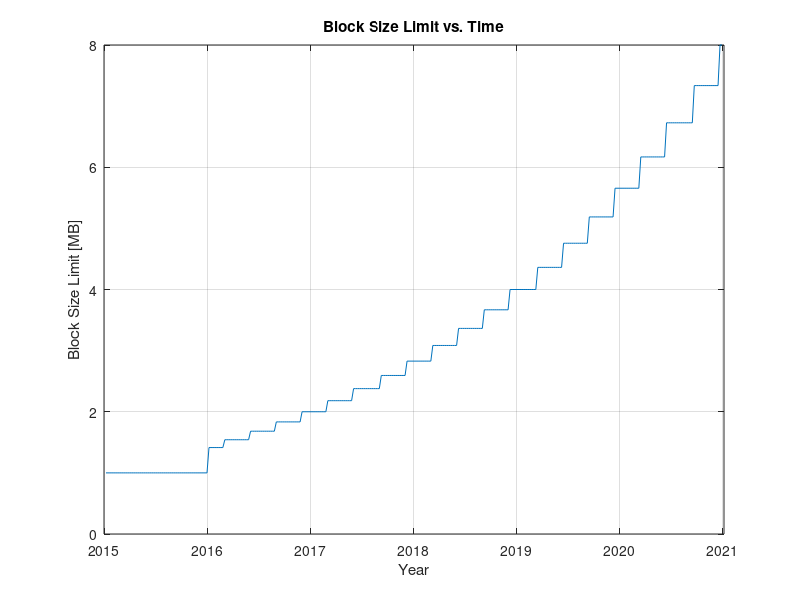

Reproduce this figure in MATLAB. (Note: this script raises an error after producing the figure.)
%--------------------------------------------------------------------------------------------------- 
% Simulation for FreeMat v4.0 (Matlab clone with GPLv2 license) 
% 
% Purpose: Find out how the Btcoin Block Size Limit (BSL) evolves with the rule set of BIP10X, in 
%          the corner case that the growth or decline rate is determined by constraint (C-2) 
%          of BIP10X (either the normal limit, or the stretched limit of 80% miner majority). 
%          - In case of growth, this corresponds to the case that >50% (>80%) of miners continually 
%            vote for substantial Block Size Limit increase, or that the blocks are sufficiently full 
%            in each one-week average period, such that other factors do not limit the growth. 
%            In fact, if the blocks are sufficiently full, this would already be enough to cause this 
%            "50%-vote-like" BSL increase, irrespective of the actual miner votes. 
%          - In case of decline, this corresponds to the case that >50% (>80%) of miners continually 
%            vote for substantial Block Size Limit decrease, or that the blocks are sufficiently 
%            empty in a one-week average period, such that other factors do not limit the decline. 
%            In fact, if the blocks are sufficiently empty, this would already be enough to cause a 
%            "50%-vote-like" BSL decline, irrespective of the actual miner votes. 
% 
% Note: This simulation assumes 52 weeks == 1 year for simplicity (the error is 1.25 days or 0.34%). 
%       This simulation assumes further that 1 week = 1008 blocks. 
%       Since hash rate is expected to increase long-term, be it alone due to the advances in 
%       technology, reality is expected to show that 1008 blocks < 1 week. 
%       This can be accounted for by setting 'time_warp_hash_speedup_factor' accordingly. 
% 
%       As a consequence, results are slightly biased in that actual growth/decline rates under the 
%       given circumstances can be expected to be slightly stronger vs. time than what this 
%       simulation shows. 
%       On the other hand, actual growth rates cannot always be expected to be at the maximum 
%       in reality, and this effect should offset (or even over-compensate) the first one. 
%       
%       (C) 2015 by Michael_S 
%       
%--------------------------------------------------------------------------------------------------- 
close all; clear all; 

%--------------------------------------------------------------------------------------------------- 
%% --- #0) Parameter Settings: --- 

Start_Year = 2016 + 0*1/12;% e.g. 2016.5 means 1st July 2016 

NbYrs=5; % simulate for this number of years (1008*52 blocks == 52 weeks == 1 year) 

% If block times are shorter than 10 min, enter corresponding factor <1.0 here. Or vice versa: 
time_warp_hash_speedup_factor = 1.0;%[1.0] e.g. 0.9 means 9 min avg. block time 

BSL_init_MB = 1;% Initial value of the block size limit, e.g. 1 or 4 [MByte] 

Direction = 1;% 1 = grow ;  -1 = decline 

%averaging_method = 'flat';% 'flat' or 'forgetting_factor' <-- NOT used in BIP10X 
averaging_method = 'forgetting_factor';% 'flat' or 'forgetting_factor' <-- this one for BIP10X! 

% forgetting_factor only applicable if averaging_method=='forgetting_factor': 
forgetting_factor=32244/32768;% (~0.984) = eff. window length = 1/(1-0.984)=62.5 weeks = 1.2 years 

% Parameters for 'flat': (this method is not used in BIP10X - gives worse results) 
%incmax_yearAvg = 1.24;% New BSL can be max. this much higher than avg over last Yr 
%decmin_yearAvg = 0.90;% same for decrease 

% Parameters for 'forgetting_factor': (this method is used in BIP10X) 
incmax_yearAvg = 189/128;% =1.4765625;% New BSL can be max. this much higher than avg over last Yr 
decmin_yearAvg = 110/128;% =0.8593750;% same for decrease 
incmax_yearAvg2 = 247/128;% =1.9296875;% parameter for growth speed-up (needs 80% vote majority) 
decmin_yearAvg2 =  98/128;% =0.7656250;% parameter for decline speed-up (needs 80% vote majority) 

% Random Event 1: >80% miner vote: Boosted maximum growth/decline rate, stretched limits apply: 
probability_80percent_boost = 0.0;% probability that a BSL increase is boosted by >80% miner vote 
% Following pattern is followed cyclically, one step per week. If value <>0, boost condition is met: 
pattern_80percent_boost = [0 0 0 0 0 0 0 0 0 0 0 0 0 0 0 0 0 0 0 0]; 

% Random Event 2: Stay one step away from max growth/decline value: 
probability_one_step_less = 0.0;% probability that BSL adjustment is modified as follows: 
% BSL is one step smaller (in case of growth) or higher (in case of decline) on the BSE resolution 
% grid than what it would otherwise be. 
% Following pattern is run cyclically, 1 step p. wk. If value <>0, condition "one step less" is met: 
pattern_one_step_less = [0 0 0 0 0 0 0 0 0 0 0 0 0 0 0 0 0 0 0 0]; 

% Plot Screen Size - modify in dependence of your monitor's resolution: 
plot_window_width  = 900; 
plot_window_height = 360; 


%--------------------------------------------------------------------------------------------------- 
%% --- #1) Initializations: --- 

BSE = max(0,min(127,floor(8*log(BSL_init_MB+eps)/log(2))));%block size exponent, 0..127 

N = round(NbYrs*52/time_warp_hash_speedup_factor);% nb of 1008 block periods (~weeks). 

BSL_vector(1:52)=2^(BSE/8)*1e6; % [in MByte] Initialise the BSL value for the first 52 weeks 
BSL_vector = [BSL_vector, nan*ones(1,N)]; 

% Initialize BSL_LongTermAvg - only needed if averaging_method = 'forgetting_factor': 
BSL_LongTermAvg = BSL_init_MB * 1e6; 


%--------------------------------------------------------------------------------------------------- 
%% --- #2) The Simulation: --- 

if Direction == 1,% GROWTH Case 
    % Try to increase BSL as much as possible, for the given limits 
    for k = 52+1:52+N, % start with first week of the 2nd year 
        % Calculate average BSL 
        if strcmpi(averaging_method, 'flat'),% not BIP10X 
            BSL_LongTermAvg = mean(BSL_vector(k-52:k-1)); 
        elseif strcmpi(averaging_method, 'forgetting_factor'),% BIP10X ! 
            BSL_LongTermAvg = forgetting_factor*BSL_LongTermAvg + ... 
                              (1-forgetting_factor)*BSL_vector(k-1); 
        else 
            disp('ERROR: Invalid value for parameter "averaging_method"!') 
            return; 
        end 
        % Determine which long-term-change constraint applies: 
        if rand()<probability_80percent_boost, 
            incmax = incmax_yearAvg2;% boosted growth by >80% miner vote 
        else 
            incmax = incmax_yearAvg;% normal case 
        end 
        if pattern_80percent_boost(1+mod(k-52, length(pattern_80percent_boost))), 
            incmax = incmax_yearAvg2;% boosted growth by >80% miner vote 
        end 
        BSE_last=BSE; 
        % Calculate next BSL for week k, assuming miner vote and actual block sizes were progressive: 
        if (floor(2^(BSE/8)*1e6)) > BSL_LongTermAvg*incmax,% is current BSL > current constaint? 
            BSE =  floor(8*log((BSL_LongTermAvg)/1e6)/log(2)); 
        end 
        % Try to go up as much as possible, but don't go more than 6 steps up from last time: 
        while ((floor(2^((BSE+1)/8)*1e6)) <= BSL_LongTermAvg*incmax) && (BSE+1<=BSE_last+6), 
            BSE = BSE + 1; 
        end 
        if (rand()<probability_one_step_less) ... 
            || pattern_one_step_less(1+mod(k-52,length(pattern_one_step_less))), 
            % A random event causes the growth to be not quite as big as it could be: 
            BSE = BSE - 1; 
        end 
        BSL_vector(k) = floor(2^(BSE/8)*1e6); 
    end 
elseif Direction == -1,% DECLINE Case 
    % Try to decrease BSL as much as possible, for the given limits 
    for k = 52+1:52+N, % start with first week of the 2nd year 
        % Calculate average BSL 
        if strcmpi(averaging_method, 'flat'),% not BIP10X 
            BSL_LongTermAvg = mean(BSL_vector(k-52:k-1)); 
        elseif strcmpi(averaging_method, 'forgetting_factor'),% BIP10X ! 
            BSL_LongTermAvg = forgetting_factor*BSL_LongTermAvg + ... 
                              (1-forgetting_factor)*BSL_vector(k-1); 
        else 
            disp('ERROR: Invalid value for parameter "averaging_method"!') 
            return; 
        end 
        % Determine which long-term-change constraint applies: 
        if rand()<probability_80percent_boost, 
            decmin = decmin_yearAvg2;% boosted decline by >80% miner vote 
        else 
            decmin = decmin_yearAvg;% normal case 
        end 
        if pattern_80percent_boost(1+mod(k-52, length(pattern_80percent_boost))), 
           decmin = decmin_yearAvg2;% boosted decline by >80% miner vote 
        end 
        BSE_last=BSE; 
        % Calculate next BSL for week k, assuming miner vote and actual block sizes were low: 
        if (floor(2^(BSE/8)*1e6)) < BSL_LongTermAvg*decmin,% is current BSL < current constaint? 
            BSE =  floor(8*log((BSL_LongTermAvg)/1e6)/log(2)) + 1; 
        end 
        % Try to go down as much as possible, but don't go more than 6 steps down from last time: 
        while ((floor(2^((BSE-1)/8)*1e6)) >= BSL_LongTermAvg*decmin) && (BSE-1>=BSE_last-6), 
            BSE = BSE - 1; 
        end 
        if (rand()<probability_one_step_less) ... 
            || pattern_one_step_less(1+mod(k-52,length(pattern_one_step_less))), 
            % A random event causes the decline to be not quite as big as it could be: 
            BSE = BSE + 1; 
        end 
        BSL_vector(k) = floor(2^(BSE/8)*1e6); 
        %keyboard 
    end 
else 
    disp('ERROR: Invalid value for parameter "Direction"!') 
    return 
end 


%--------------------------------------------------------------------------------------------------- 
%% --- #3) Post-Processing & Display: --- 

% Year-to-year percentage change of BSL: 
% (this one is less meaningful because more "noisy", I use the other metric for display) 
BSL_percent_change_YoY = 100*(BSL_vector(53:end) ./ BSL_vector(1:end-52) - 1); 

% Yearly average percentage change of BSL since the start: (I use this for display!) 
years_tmp = (51+[1:length(BSL_vector(53:end))]) / 52;% years, without the first year of course 
factor_tmp = (BSL_vector(53:end)/BSL_vector(1)).^( 1./years_tmp ); 
BSL_percent_change_avg = 100*(factor_tmp-1); 

% ---------- Plotting ---------- 

figure; 
plot(Start_Year-1+[1:N+52]/52*time_warp_hash_speedup_factor,BSL_vector/1e6); 
grid on; 
a=axis; 
axis([Start_Year-1 Start_Year-1+(N+53)/52 0 a(4)]); 
xlabel('Year') 
ylabel('Block Size Limit [MB]') 
title(['Block Size Limit vs. Time']) 
sizefig(plot_window_width,plot_window_height) 

if 0;% Dont't plot this one - not as meaningful as the next plot (if plot wanted: change 0 -> 1) 
    figure; 
    plot(Start_Year+[1:N]/52*time_warp_hash_speedup_factor,BSL_percent_change_YoY); 
    grid on; 
    a=axis; 
    axis([Start_Year-1 Start_Year-1+(N+53)/52 min(0,a(3)) max(0,a(4))]); 
    xlabel('Year') 
    ylabel('BSL change vs. 52 weeks ago [%]') 
    title(['Year-to-Year Block Size Limit Change Rate']) 
    sizefig(plot_window_width,plot_window_height) 
end 

figure; 
plot(Start_Year+[1:N]/52*time_warp_hash_speedup_factor,BSL_percent_change_avg); 
grid on; 
a=axis; 
axis([Start_Year-1 Start_Year-1+(N+53)/52 min(0,a(3)) max(0,a(4))]); 
xlabel('Year') 
ylabel('BSL avg. yearly change [%]') 
title(['Yearly Avg. Block Size Limit Change Rate Since Year ',num2str(Start_Year-1,'%0.2f')]) 
sizefig(plot_window_width,plot_window_height)
